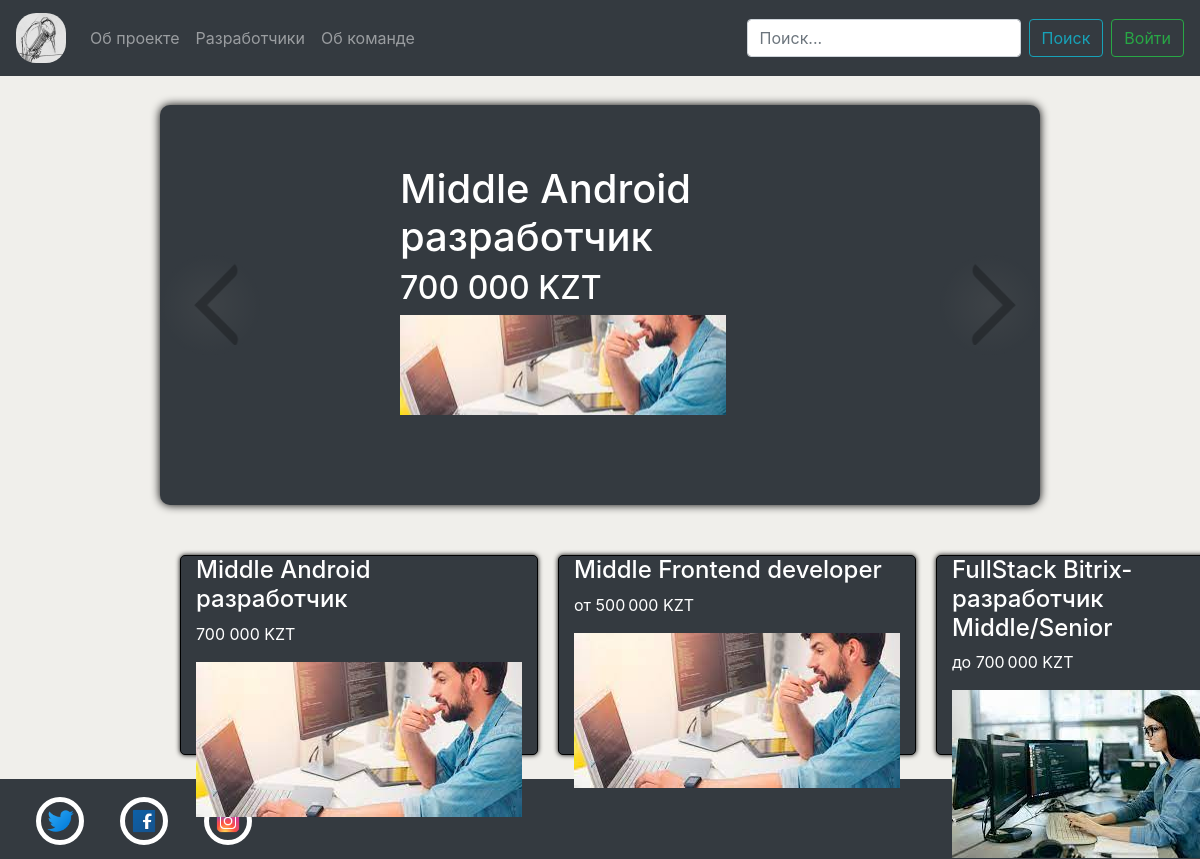
/, run on an earlier commit of the app's database.
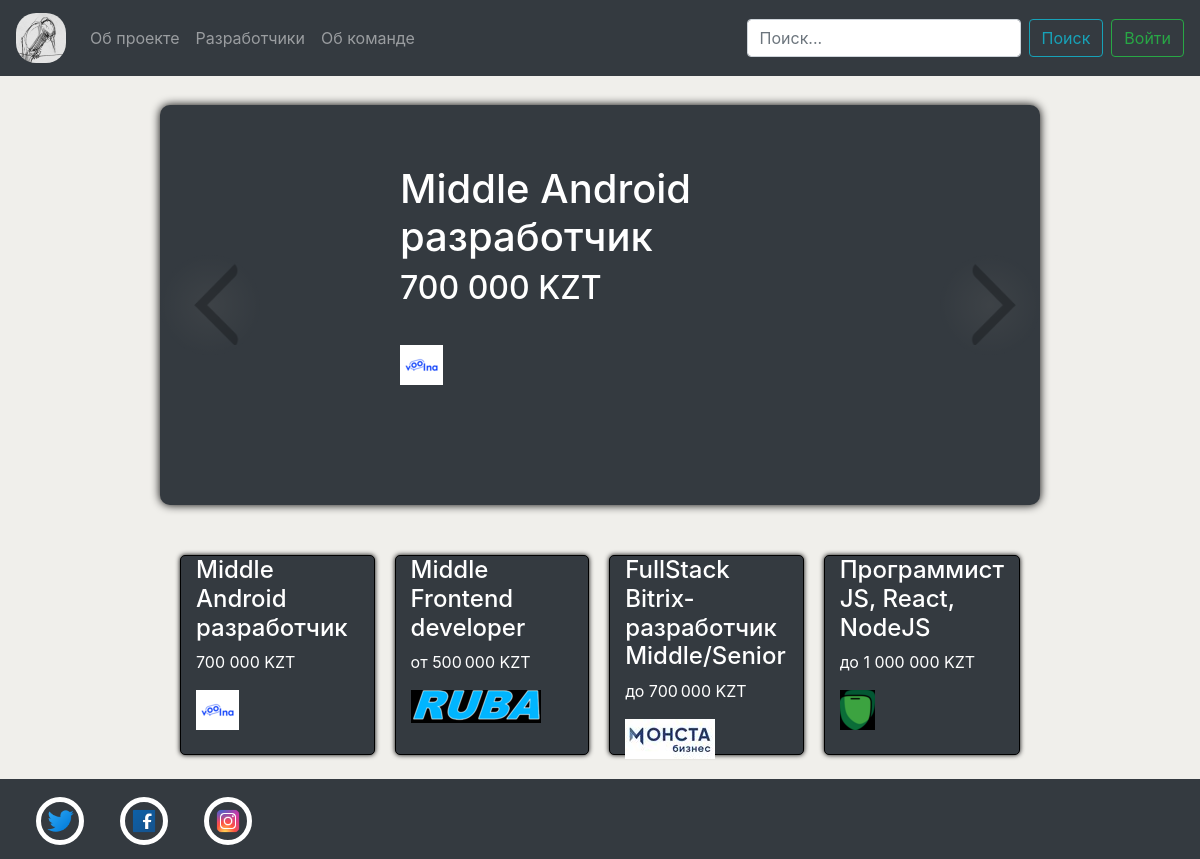
And on a later commit of the database.
### app/models.py (models this page shows, shortened)
class Vacancies(models.Model):
    title = models.CharField('title', max_length= 50)
    salary = models.CharField('Salary', max_length=20)
    email = models.CharField('Email', max_length=50)
    text = models.TextField('Text')
    date = models.DateField('Data')
    Imagesrs = models.CharField('Imageurl', max_length=50)
    Telephonenumber = models.CharField('Telephonenumber', max_length=20)

### app/views.py (the view)
# urls.py: path('', views.index, name="main"),
def index(request):
    vacancies = Vacancies.objects.all()
    if request.method == "POST":
        authUserForm = forms.AuthUserForm(request.POST)
        if authUserForm.is_valid():
            request.session['emailUser'] = authUserForm.cleaned_data["email"]
            request.session['psswdUser'] = authUserForm.cleaned_data["psswd"]
        else:
            try:
                del request.session['emailUser']
                del request.session['psswdUser']
            except KeyError:
                return HttpResponseRedirect('/')
            return HttpResponseRedirect('/')
    else:
        authUserForm = forms.AuthUserForm()
    return render(
        request,
        "app/index.html",
        {"email": request.session.get('emailUser', False),
         "psswd": request.session.get('psswdUser', False),
         "statusBtnAuth": True,
         'vacancies': vacancies,
         "authUserForm": authUserForm},
    )

### app/forms.py
class AuthUserForm(forms.Form):
    email = forms.EmailField(label="Email:", help_text="You need to add '@example.com' at the end", widget=forms.TextInput(attrs={"class": "form-control form-auth__input"}))
    psswd = forms.CharField(label="Password:", widget=forms.PasswordInput(attrs={"class": "form-control form-auth__input"}))

### app/templates/app/index.html (shortened to what this page needs)
{% extends "app/Layout/layout.html" %}
{% block style %}
    <link rel="stylesheet" type="text/css" href="../static/app/style/MainStyle.css" />
{% endblock %}
{% block content %}
<div class="main_div">
<div class="slider-container">
  <a class="arrow" id="rightArrow" ><div class="Rarrow-image" type="button" > </div></a>
    <div class="items" id="items">
    {% for el in vacancies%}
        <div class="item" >
            <h1>{{el.title}}</h1>
            <h2>{{el.salary}}</h2>
            <div class="item_images" type="image" style =" background-image: url('{{el.Imagesrs}}');"/></div>
        </div>
    {% endfor %}
    </div>
  <a class="arrow" id="leftArrow" ><div class="Larrow-image" type="button"> </div> </a>
<div class="wrappergrid">
        {% for el in vacancies%}
         <a href="#"> <div class="col"><h4>{{el.title}}</h4> <p>{{el.salary}}</p> <img class="gridimages" type="image" src = "{{el.Imagesrs}}"/> </div></a>
        {% endfor %}
</div>
{% endblock %}
{% block scripts %}
    {% load static %}
{% endblock %}

What changed in the data, as far as the page shows it:
changed Vacancies "Middle Android разработчик": Imagesrs: a different picture
changed Vacancies "Middle Frontend developer": Imagesrs: a different picture
changed Vacancies "FullStack Bitrix-разработчик Middle/Senior": Imagesrs: a different picture
now on this page (row edited): Vacancies: title "Программист JS, React, NodeJS", salary "до 1 000 000 KZT", Imagesrs (picture)
